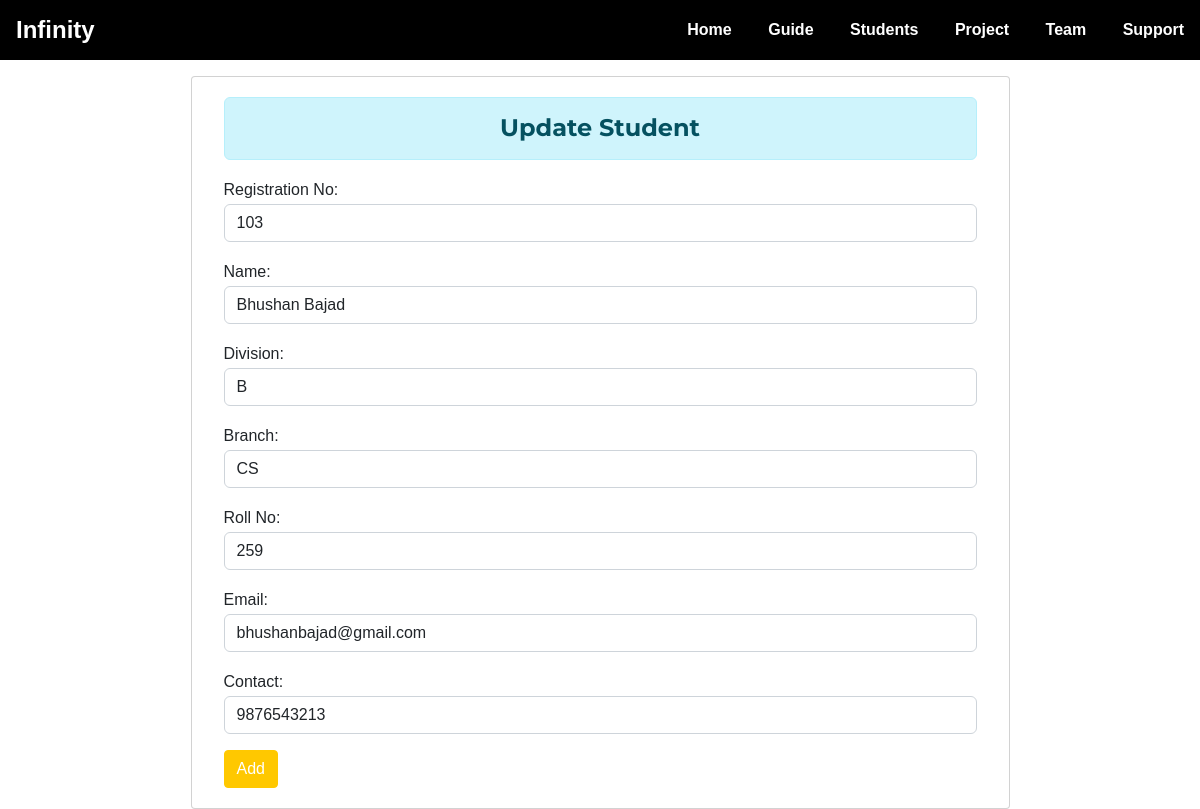
The app's page /student/update_student/3/, older data.
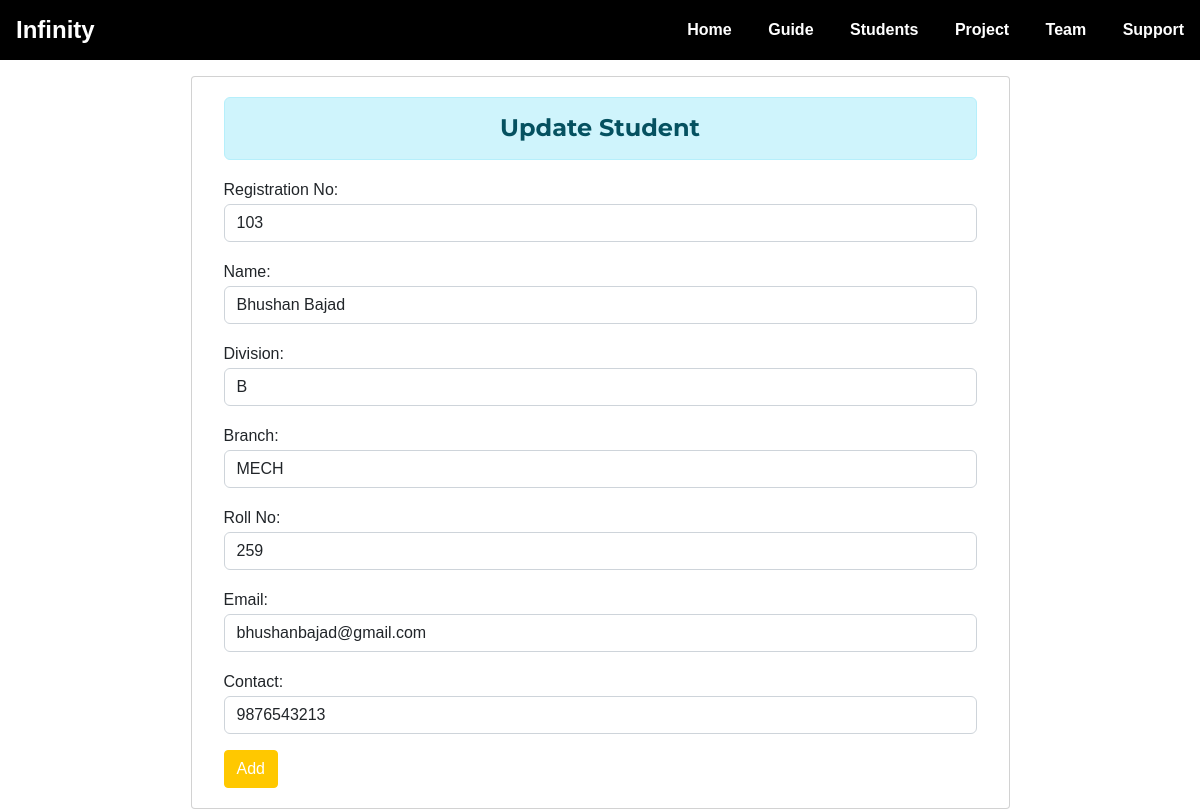
The same page, newer data.
### student/models.py (models this page shows, shortened)
class Student(models.Model):
    gr_no = models.CharField(max_length=20)
    student_name = models.CharField(max_length=200)
    student_div = models.CharField(max_length=10, choices=DIV)
    student_branch = models.CharField(max_length=200, choices=DEPARTMENT)
    student_roll = models.CharField(max_length=10)
    student_email = models.EmailField()
    student_mobile = models.CharField(max_length=20)

### student/views.py (the view)
# urls.py: path('update_student/<int:pk>/', views.update_student, name="update_student"),
def update_student(request, pk):
    student = Student.objects.get(id=pk)
    if request.method == 'POST':
        form = StudentRegistration(request.POST, instance=student)
        if form.is_valid():
            form.save()
        return redirect('student:student_list')
    else:
        form = StudentRegistration(instance=student)
    context = {'form': form}
    return render(request, "student/update_student.html", context)

### student/forms.py
class StudentRegistration(forms.ModelForm):
    class Meta:
        model = Student
        fields = '__all__'
        labels = {
            'gr_no': 'Registration No',
            'student_name': 'Name',
            'student_div': 'Division',
            'student_branch': 'Branch',
            'student_roll': 'Roll No',
            'student_email': 'Email',
            'student_mobile': 'Contact',
        }
        widgets = {
            'gr_no': forms.TextInput(attrs={'class': 'form-control'}),
            'student_name': forms.TextInput(attrs={'class': 'form-control'}),
            'student_div': forms.Select(attrs={'class': 'form-control'}),
            'student_branch': forms.Select(attrs={'class': 'form-control'}),
            'student_roll': forms.TextInput(attrs={'class': 'form-control'}),
            'student_email': forms.EmailInput(attrs={'class': 'form-control'}),
            'student_mobile': forms.TextInput(attrs={'class': 'form-control'}),
        }

### student/templates/student/update_student.html (shortened to what this page needs)
{% extends 'home/base.html' %}
{% load static %}
{% block content %}
<div class="container mt-3">
    <div class="row card card-body rounded"
        style="justify-content: center; align-items: center; width: 75%;margin: auto; padding: 20px;">
        <div class="col-md-8">
            <h4 class="text-center alert alert-info">Update Student</h4>
            <form action="" method="POST">
                {{form.as_p}}
                <input class="btn btn-primary" type="submit" value="Add">
            </form>
        </div>
    </div>
</div>
{% endblock content %}

Row changes from the older to the newer data that the page shows:
changed Student "Bhushan Bajad": student_branch "CS" → "MECH"
